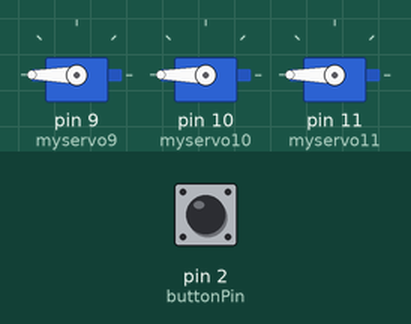
Simulated run of this sketch. Board: Arduino Uno, built with avr-gcc and run on an emulated ATmega328P. On the bench: 3 × servo. Inputs (shaded band) come from the test bench; at power-on: pin 2 (buttonPin) HIGH. What the sketch prints to the serial monitor is not drawn.

Above: at 0.1 s.
Timing chart, 0 to 1.6 s (numbered marks = the images above):
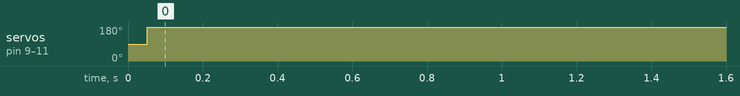

Measured:
- by itself, servo on pin 9 (myservo9), servo on pin 10 (myservo10), servo on pin 11 (myservo11): 90° → 180° at 0.05 s

The sketch:

NUI_008_Actuated_Landscape_oppo.ino
```cpp
#include <Servo.h>

// constants won't change. They're used here to set pin numbers:
const int buttonPin = 2;    // the number of the pushbutton pin
// Variables will change:
int ledState = LOW;         // the current state of the output pin
int buttonState;             // the current reading from the input pin
int lastButtonState = HIGH;   // the previous reading from the input pin

// the following variables are unsigned longs because the time, measured in
// milliseconds, will quickly become a bigger number than can be stored in an int.
unsigned long lastDebounceTime = 0;  // the last time the output pin was toggled
unsigned long debounceDelay = 50;    // the debounce time; increase if the output flickers
Servo myservo9, myservo10, myservo11;  // create servo object to control a servo

int potpin = 0;  // analog pin used to connect the potentiometer
int val, val1, val2;    // variable to read the value from the analog pin


void setup() {
  pinMode(buttonPin, INPUT);

  myservo9.attach(9);  // attaches the servo on pin 9 to the servo object
  myservo10.attach(10);
  myservo11.attach(11);
  Serial.begin(9600);

}

void loop() {

  int reading = digitalRead(buttonPin);
  if (reading != lastButtonState) {
    lastDebounceTime = millis();
  }
  if ((millis() - lastDebounceTime) > debounceDelay) {
    if (reading != buttonState) {
      buttonState = reading;
      if (buttonState == HIGH) {
        ledState = !ledState;
      }
    }


    switch (ledState) {
      case 0:
        val = 0;
        Serial.println(val);
        myservo9.write(val);
        myservo10.write(val);
        myservo11.write(val);
        delay(15);
        break;
      case 1:
        val = 180;
        Serial.println(val);
        myservo9.write(val);
        myservo10.write(val);
        myservo11.write(val);
        delay(15);
        break;
    }
    lastButtonState = reading;
  }

}
```
